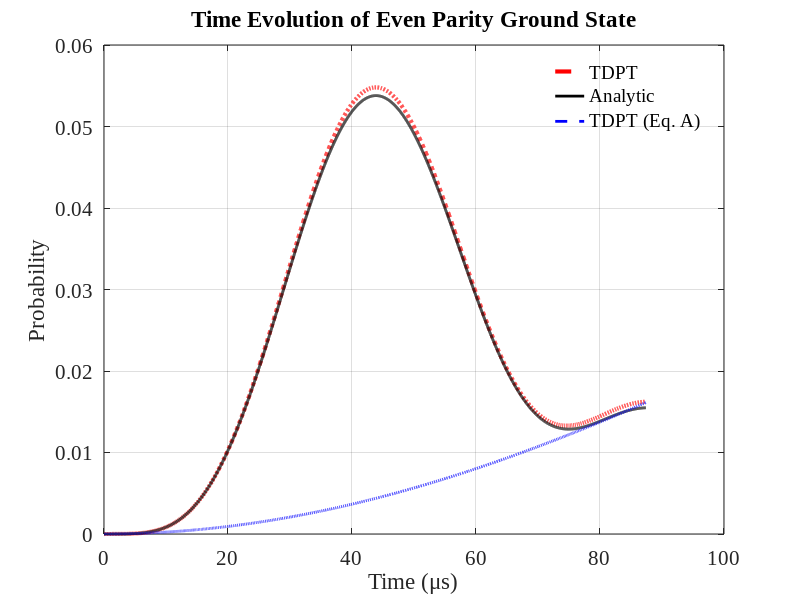

Write the MATLAB code that produced this figure.
% Parameters
W = 0 * 5 * 2 * pi;             % Coupling strength (Hz)
E0 = 40;                   % Electric field strength (V/cm)
omega = 2 * pi * 11.4e3;    % Driving frequency of the electric field (Hz)
d = -33.60 * 2 * pi;         % Dipolar matrix element (Hz/(V/cm))
Delta = 2000 * 2 * pi;      % Detuning/energy difference between two levels (Hz)
tspan = [0, 87.4e-6];       % Time span for the simulation (s)
rho0 = [1, 0, 0, 0];        % Initial conditions of the density matrix: [rho_11, rho_12, rho_21, rho_22]

% Bloch Optical Equation as ODE
dynamics = @(t, rho) [
    % d(rho_11)/dt
    W * (rho(3) + rho(2)) - 1i * d * E0 * sin(omega * t) * (rho(3) - rho(2));
    % d(rho_12)/dt
    (W - 1i * d * E0 * sin(omega * t)) * (rho(4) - rho(1)) + 1i * Delta * rho(2);
    % d(rho_21)/dt
    (- W - 1i * d * E0 * sin(omega * t)) * (rho(1) - rho(4)) - 1i * Delta * rho(3);
    % d(rho_22)/dt
    -W * (rho(3) + rho(2)) - 1i * d * E0 * sin(omega * t) * (rho(2) - rho(3));
];

% Solver options for numerical integration
opts = odeset('RelTol', 1e-18, 'AbsTol', 1e-20);

% Solve the ODEs
[t, rho] = ode45(dynamics, tspan, rho0, opts);

% Extract populations and coherences
rho_11 = rho(:, 1);          % Population of state 1
rho_22 = rho(:, 4);          % Population of state 2
rho_12_real = real(rho(:, 2)); % Real part of coherence
rho_12_imag = imag(rho(:, 2)); % Imaginary part of coherence

% Calculate |c_+(t)|^2 based on
% equation (1.48) in Emine's Thesis, derived using TDPT
first_term = 2 * W ./ Delta .* sin(Delta * t/2) .* exp(-1i * Delta * t/2);
prop = -1i * d * E0 .* exp(-1i * Delta * t)./ (omega.^2 - Delta.^2);
c_plus = first_term + prop .* (omega .* exp(1i * Delta * t) - 1i * Delta.* sin(omega * t) - omega .* cos(omega * t));
c_plus_squared = abs(c_plus).^2;

% Plot results
figure;

% Plot |c_+(t)|^2
plot(t/1e-6, c_plus_squared, '--', 'LineWidth', 3, 'DisplayName','TDPT','Color','r');
hold on;

% Plot population of state 2 (\rho_{22})
plot(t/1e-6, rho_22, 'LineWidth', 2, 'DisplayName', 'Analytic','Color','k');
xlabel('Time (\mus)');
ylabel('Probability');
title('Time Evolution of Even Parity Ground State');
lgd = legend('show');
set(lgd, 'Box', 'off','Color', 'none','FontName', 'Times New Roman','FontSize', 20); 
set(gca, 'FontName', 'Times New Roman','FontSize', 15);
grid on;

% Calculation from Equation (A)
% c_+^(1)(T_e) = (2*omega*d*E0/(omega^2-Delta))*exp(-1i*Delta*t/2).*sin(Delta*t/2)
c_plus1 = (2 * omega * d * E0 .* exp(-1i * Delta * t/2) .* sin(Delta * t/2)./ (omega^2 - Delta^2));
c_plus1_squared = abs(c_plus1).^2;

% Plot |c_+^(1)(T_e)|^2 on the same figure (using a dashed blue line)
plot(t/1e-6, c_plus1_squared, '--', 'LineWidth', 2, 'DisplayName', 'TDPT (Eq. A)', 'Color', 'b');

% Plot coherences
% figure;
% plot(t, rho_12_real, 'LineWidth', 2, 'DisplayName', 'Re(\rho_{12})'); hold on;
% plot(t, rho_12_imag, 'LineWidth', 2, 'DisplayName', 'Im(\rho_{12})');
% xlabel('Time (s)');
% ylabel('Coherence');
% title('Coherence (Re(\rho_{12}) and Im(\rho_{12}))');
% legend('show');
% grid on;

